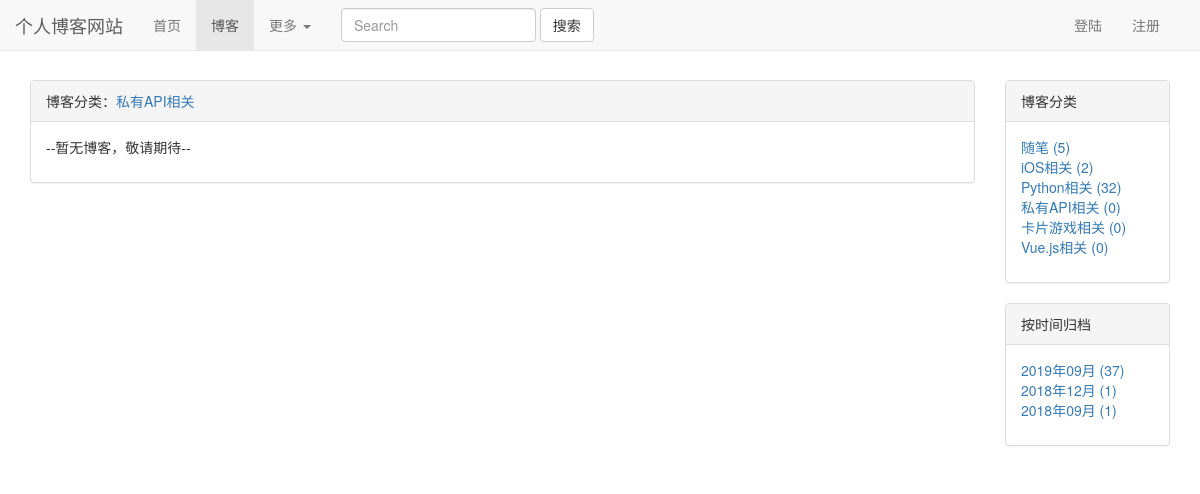
Page /blogs/type/4/ on the committed database.
### blogs/models.py (models this page shows, shortened)
class BlogType(models.Model):
    type_name = models.CharField(max_length=15)

### blogs/views.py (the view)
# urls.py: re_path(r'^type/(\d+)/$', views.blog_types, name='blog_types'),
def blog_types(request, blog_type):
    blogType = get_object_or_404(BlogType, pk=blog_type)
    blogs = Blog.objects.filter(blog_type=blogType)
    context = blog_datas_common(request, blogs)
    context['blog_type'] = blogType
    return render(request, 'blogs/blog_type_list.html', context)

### user/forms.py (shortened to what this page needs)
class LoginForm(forms.Form):
    username = forms.CharField(label='用户名',widget=forms.TextInput(attrs={'class':'form-control','placeholder':'请输入用户名'}))
    password = forms.CharField(label='密码', widget=forms.PasswordInput(attrs={'class':'form-control','placeholder':'请输入密码'}))

### user/context_processors.py (called while the page is built)
def login_modal_form(request):
    return {'login_modal_form': LoginForm()}

### templates/blogs/blog_type_list.html (shortened to what this page needs)
{% extends 'blogs/blog_index.html' %}
{% block blog_title_header %}
    博客分类：<a href="{% url 'blogs_module:blog_types' blog_type.pk %}">{{ blog_type.type_name }}</a>
{% endblock %}

### templates/blogs/blog_index.html (shortened to what this page needs)
{% extends 'base.html' %}
{% load staticfiles %}
{% load comment_tags %}
{% load read_tags %}
{% load like_tags %}
{% block cssstyle %}
    <link rel="stylesheet" href="{% static 'blog_css/blog.css' %}">
{% endblock %}
{% block blog_active %}
    active
{% endblock %}
{% block content %}
    <div class="container">
        <div class="row">
            <div class="col-xs-12 col-sm-8 col-md-9 col-lg-10">
                <div class="panel panel-default">
                    <div class="panel-heading">{% block blog_title_header %}{% endblock %}</div>
                    <div class="panel-body">
                        <ul class="blog_types">
                            {% for blog in page_of_blogs.object_list %}
                                <div class="every_blog">
                                    <h3><a href="{% url 'blogs_module:blog_details' blog.pk %}">{{ blog.title }}</a>
                                    </h3>
                                    <ul class="blog_list_style">
                                        <li>
                                            <span class="glyphicon glyphicon-tags"></span> <a
                                                href="{% url 'blogs_module:blog_types' blog.blog_type.pk %}"> {{ blog.blog_type.type_name }}</a>
                                        </li>
                                        <li><span
                                                class="glyphicon glyphicon-time"></span> {{ blog.create_time|date:"Y-m-d" }}
                                        </li>
                                         <li>
                                             阅读:{% get_total_read_count blog %}
                                        </li>
                                        <li>
                                            评论:{% get_comment_count blog %}
                                        </li>
                                        <li>
                                            点赞:{% get_liked_counts blog %}
                                        </li>
                                    </ul>
                                    <p>{{ blog.content |striptags | truncatechars:130 |safe}}</p>
                                </div>
                            {% empty %}
                                <div class="every_blog">
                                    <p>--暂无博客，敬请期待--</p>
                                </div>
                            {% endfor %}
                        </ul>
                    </div>
                </div>
            </div>
            <div class="hidden-xs col-sm-4 col-md-3 col-lg-2">
                <div class="panel panel-default">
                    <div class="panel-heading">博客分类</div>
                    <div class="panel-body">
                        <ul class="blog_types">
                            {% for type in blogTypes %}
                                <li><a href="{% url 'blogs:blog_types' type.pk %}">{{ type.type_name }} ({{ type.type_count }})</a></li>
                            {% empty %}
                                暂无博客分类
                            {% endfor %}
                        </ul>
                    </div>
                </div>
                <div class="panel panel-default">
                    <div class="panel-heading">按时间归档</div>
                    <div class="panel-body">
                        <ul class="list-unstyled">
                            {% for blogDate,blogDateCount in blogDates.items %}
                                <li><a href="{% url 'blogs_module:blog_dates' blogDate.year blogDate.month %}">{{ blogDate|date:"Y年m月" }} ({{ blogDateCount }})</a></li>
                            {% endfor %}
                        </ul>
                    </div>
                </div>
            </div>
        </div>
    </div>
{% endblock %}

### static/base.css (style rules this page uses)
body { margin-top: 80px !important; }
* { padding: 0px; margin: 0px; }

### static/blog_css/blog.css (style rules this page uses)
ul.blog_types { list-style-type: none; }

### rows in the picture
BlogType: type_name "私有API相关", type_count "0"
BlogType: type_name "随笔", type_count "5"
BlogType: type_name "iOS相关", type_count "2"
BlogType: type_name "Python相关", type_count "32"
BlogType: type_name "卡片游戏相关", type_count "0"
BlogType: type_name "Vue.js相关", type_count "0"

### other values in the picture
{{ blogDate|date:"Y年m月" }} "2019年09月" "2018年12月" "2018年09月"
{{ blogDateCount }} "37" "1" "1"
